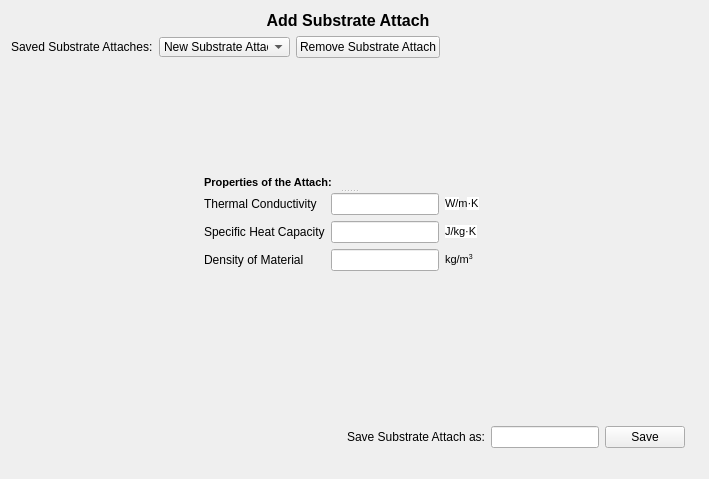
  <widget class="QWizardPage" name="wizardPage7">
   <layout class="QGridLayout" name="gridLayout_7">
    <item row="0" column="0">
     <layout class="QVBoxLayout" name="verticalLayout_7">
      <item>
       <widget class="QLabel" name="SubAttachHeader">
        <property name="text">
         <string>&lt;!DOCTYPE HTML PUBLIC &quot;-//W3C//DTD HTML 4.0//EN&quot; &quot;http://www.w3.org/TR/REC-html40/strict.dtd&quot;&gt;
&lt;html&gt;&lt;head&gt;&lt;meta name=&quot;qrichtext&quot; content=&quot;1&quot; /&gt;&lt;style type=&quot;text/css&quot;&gt;
p, li { white-space: pre-wrap; }
&lt;/style&gt;&lt;/head&gt;&lt;body style=&quot; font-family:'MS Shell Dlg 2'; font-size:8.25pt; font-weight:400; font-style:normal;&quot;&gt;
&lt;p align=&quot;center&quot; style=&quot; margin-top:0px; margin-bottom:0px; margin-left:0px; margin-right:0px; -qt-block-indent:0; text-indent:0px;&quot;&gt;&lt;span style=&quot; font-size:12pt; font-weight:600;&quot;&gt;Add Substrate Attach&lt;/span&gt;&lt;/p&gt;&lt;/body&gt;&lt;/html&gt;</string>
        </property>
       </widget>
      </item>
      <item>
       <layout class="QHBoxLayout" name="horizontalLayout_7">
        <item>
         <widget class="QLabel" name="SubAttachListLabel">
          <property name="text">
           <string>Saved Substrate Attaches:</string>
          </property>
         </widget>
        </item>
        <item>
         <widget class="QComboBox" name="SubAttachList">
          <property name="sizePolicy">
           <sizepolicy hsizetype="Fixed" vsizetype="Fixed">
            <horstretch>0</horstretch>
            <verstretch>0</verstretch>
           </sizepolicy>
          </property>
          <property name="minimumSize">
           <size>
            <width>131</width>
            <height>20</height>
           </size>
          </property>
          <property name="maximumSize">
           <size>
            <width>131</width>
            <height>20</height>
           </size>
          </property>
          <item>
           <property name="text">
            <string>New Substrate Attach</string>
           </property>
          </item>
         </widget>
        </item>
        <item>
         <widget class="QPushButton" name="RemoveSubAttach">
          <property name="sizePolicy">
           <sizepolicy hsizetype="Fixed" vsizetype="Fixed">
            <horstretch>0</horstretch>
            <verstretch>0</verstretch>
           </sizepolicy>
          </property>
          <property name="text">
           <string>Remove Substrate Attach</string>
          </property>
         </widget>
        </item>
        <item>
         <spacer name="horizontalSpacer_71111">
          <property name="orientation">
           <enum>Qt::Horizontal</enum>
          </property>
          <property name="sizeHint" stdset="0">
           <size>
            <width>98</width>
            <height>20</height>
           </size>
          </property>
         </spacer>
        </item>
       </layout>
      </item>
     </layout>
    </item>
    <item row="1" column="0">
     <spacer name="verticalSpacer_2">
      <property name="orientation">
       <enum>Qt::Vertical</enum>
      </property>
      <property name="sizeHint" stdset="0">
       <size>
        <width>20</width>
        <height>112</height>
       </size>
      </property>
     </spacer>
    </item>
    <item row="2" column="0">
     <layout class="QHBoxLayout" name="horizontalLayout_25">
      <item>
       <spacer name="horizontalSpacer_714">
        <property name="orientation">
         <enum>Qt::Horizontal</enum>
        </property>
        <property name="sizeHint" stdset="0">
         <size>
          <width>193</width>
          <height>20</height>
         </size>
        </property>
       </spacer>
      </item>
      <item>
       <layout class="QVBoxLayout" name="verticalLayout_712">
        <item>
         <layout class="QVBoxLayout" name="verticalLayout_7121">
          <item>
           <widget class="QSplitter" name="splitter_71211">
            <property name="orientation">
             <enum>Qt::Vertical</enum>
            </property>
            <widget class="QLabel" name="SubAttachPropLabel">
             <property name="text">
              <string>&lt;!DOCTYPE HTML PUBLIC &quot;-//W3C//DTD HTML 4.0//EN&quot; &quot;http://www.w3.org/TR/REC-html40/strict.dtd&quot;&gt;
&lt;html&gt;&lt;head&gt;&lt;meta name=&quot;qrichtext&quot; content=&quot;1&quot; /&gt;&lt;style type=&quot;text/css&quot;&gt;
p, li { white-space: pre-wrap; }
&lt;/style&gt;&lt;/head&gt;&lt;body style=&quot; font-family:'MS Shell Dlg 2'; font-size:8.25pt; font-weight:400; font-style:normal;&quot;&gt;
&lt;p style=&quot; margin-top:0px; margin-bottom:0px; margin-left:0px; margin-right:0px; -qt-block-indent:0; text-indent:0px;&quot;&gt;&lt;span style=&quot; font-size:8pt; font-weight:600;&quot;&gt;Properties of the Attach:&lt;/span&gt;&lt;/p&gt;&lt;/body&gt;&lt;/html&gt;</string>
             </property>
            </widget>
            <widget class="QWidget" name="layoutWidget">
             <layout class="QGridLayout" name="gridLayout_712111">
              <item row="0" column="0">
               <widget class="QLabel" name="SubAttachThermalCondLabel">
                <property name="text">
                 <string>Thermal Conductivity</string>
                </property>
               </widget>
              </item>
              <item row="0" column="1">
               <widget class="QLineEdit" name="SubAttachThermalCondInput"/>
              </item>
              <item row="0" column="2">
               <widget class="QLabel" name="label_712112">
                <property name="text">
                 <string>&lt;!DOCTYPE HTML PUBLIC &quot;-//W3C//DTD HTML 4.0//EN&quot; &quot;http://www.w3.org/TR/REC-html40/strict.dtd&quot;&gt;
&lt;html&gt;&lt;head&gt;&lt;meta name=&quot;qrichtext&quot; content=&quot;1&quot; /&gt;&lt;style type=&quot;text/css&quot;&gt;
p, li { white-space: pre-wrap; }
&lt;/style&gt;&lt;/head&gt;&lt;body style=&quot; font-family:'MS Shell Dlg 2'; font-size:8.25pt; font-weight:400; font-style:normal;&quot;&gt;
&lt;p style=&quot; margin-top:0px; margin-bottom:0px; margin-left:0px; margin-right:0px; -qt-block-indent:0; text-indent:0px;&quot;&gt;&lt;span style=&quot; font-family:'Arial,sans-serif'; font-size:8pt; background-color:#ffffff;&quot;&gt;W/&lt;/span&gt;&lt;span style=&quot; font-size:8pt;&quot;&gt;m&lt;/span&gt;&lt;span style=&quot; font-family:'Arial,sans-serif'; font-size:8pt; color:#000000; background-color:#ffffff;&quot;&gt;·&lt;/span&gt;&lt;span style=&quot; font-family:'Arial,sans-serif'; font-size:8pt; background-color:#ffffff;&quot;&gt;K&lt;/span&gt;&lt;/p&gt;&lt;/body&gt;&lt;/html&gt;</string>
                </property>
               </widget>
              </item>
              <item row="1" column="0">
               <widget class="QLabel" name="SubAttachSpHeatCapLabel">
                <property name="text">
                 <string>Specific Heat Capacity</string>
                </property>
               </widget>
              </item>
              <item row="1" column="1">
               <widget class="QLineEdit" name="SubAttachSpHeatCapInput"/>
              </item>
              <item row="1" column="2">
               <widget class="QLabel" name="label_712113">
                <property name="text">
                 <string>&lt;!DOCTYPE HTML PUBLIC &quot;-//W3C//DTD HTML 4.0//EN&quot; &quot;http://www.w3.org/TR/REC-html40/strict.dtd&quot;&gt;
&lt;html&gt;&lt;head&gt;&lt;meta name=&quot;qrichtext&quot; content=&quot;1&quot; /&gt;&lt;style type=&quot;text/css&quot;&gt;
p, li { white-space: pre-wrap; }
&lt;/style&gt;&lt;/head&gt;&lt;body style=&quot; font-family:'MS Shell Dlg 2'; font-size:8.25pt; font-weight:400; font-style:normal;&quot;&gt;
&lt;p style=&quot; margin-top:0px; margin-bottom:0px; margin-left:0px; margin-right:0px; -qt-block-indent:0; text-indent:0px;&quot;&gt;&lt;span style=&quot; font-family:'sans-serif'; font-size:8pt; color:#000000; background-color:#ffffff;&quot;&gt;J/kg·K&lt;/span&gt;&lt;/p&gt;&lt;/body&gt;&lt;/html&gt;</string>
                </property>
               </widget>
              </item>
              <item row="5" column="0">
               <widget class="QLabel" name="SubAttachDensityLabel">
                <property name="text">
                 <string>Density of Material</string>
                </property>
               </widget>
              </item>
              <item row="5" column="1">
               <widget class="QLineEdit" name="SubAttachDensityInput"/>
              </item>
              <item row="5" column="2">
               <widget class="QLabel" name="label_712114">
                <property name="text">
                 <string>&lt;!DOCTYPE HTML PUBLIC &quot;-//W3C//DTD HTML 4.0//EN&quot; &quot;http://www.w3.org/TR/REC-html40/strict.dtd&quot;&gt;
&lt;html&gt;&lt;head&gt;&lt;meta name=&quot;qrichtext&quot; content=&quot;1&quot; /&gt;&lt;style type=&quot;text/css&quot;&gt;
p, li { white-space: pre-wrap; }
&lt;/style&gt;&lt;/head&gt;&lt;body style=&quot; font-family:'MS Shell Dlg 2'; font-size:8.25pt; font-weight:400; font-style:normal;&quot;&gt;
&lt;p style=&quot; margin-top:0px; margin-bottom:0px; margin-left:0px; margin-right:0px; -qt-block-indent:0; text-indent:0px;&quot;&gt;&lt;span style=&quot; font-size:8pt;&quot;&gt;kg/m&lt;/span&gt;&lt;span style=&quot; font-size:8pt; vertical-align:super;&quot;&gt;3&lt;/span&gt;&lt;/p&gt;&lt;/body&gt;&lt;/html&gt;</string>
                </property>
               </widget>
              </item>
              <item row="0" column="3">
               <widget class="QLabel" name="ErrSubAttachThermalCondLabel">
                <property name="text">
                 <string/>
                </property>
               </widget>
              </item>
              <item row="1" column="3">
               <widget class="QLabel" name="ErrSubAttachSpHeatLabel">
                <property name="text">
                 <string/>
                </property>
               </widget>
              </item>
              <item row="5" column="3">
               <widget class="QLabel" name="ErrSubAttachDensityLabel">
                <property name="text">
                 <string/>
                </property>
               </widget>
              </item>
             </layout>
            </widget>
           </widget>
          </item>
          <item>
           <spacer name="verticalSpacer_71212">
            <property name="orientation">
             <enum>Qt::Vertical</enum>
            </property>
            <property name="sizeHint" stdset="0">
             <size>
              <width>20</width>
              <height>18</height>
             </size>
            </property>
           </spacer>
          </item>
         </layout>
        </item>
        <item>
         <widget class="QLabel" name="SubAttachImage">
          <property name="text">
           <string>&lt;!DOCTYPE HTML PUBLIC &quot;-//W3C//DTD HTML 4.0//EN&quot; &quot;http://www.w3.org/TR/REC-html40/strict.dtd&quot;&gt;
&lt;html&gt;&lt;head&gt;&lt;meta name=&quot;qrichtext&quot; content=&quot;1&quot; /&gt;&lt;style type=&quot;text/css&quot;&gt;
p, li { white-space: pre-wrap; }
&lt;/style&gt;&lt;/head&gt;&lt;body style=&quot; font-family:'MS Shell Dlg 2'; font-size:8.25pt; font-weight:400; font-style:normal;&quot;&gt;
&lt;p style=&quot; margin-top:0px; margin-bottom:0px; margin-left:0px; margin-right:0px; -qt-block-indent:0; text-indent:0px;&quot;&gt;&lt;img src=&quot;:/images/images/substrate_attach.png&quot; /&gt;&lt;/p&gt;&lt;/body&gt;&lt;/html&gt;</string>
          </property>
         </widget>
        </item>
       </layout>
      </item>
      <item>
       <spacer name="horizontalSpacer_715">
        <property name="orientation">
         <enum>Qt::Horizontal</enum>
        </property>
        <property name="sizeHint" stdset="0">
         <size>
          <width>192</width>
          <height>20</height>
         </size>
        </property>
       </spacer>
      </item>
     </layout>
    </item>
    <item row="3" column="0">
     <spacer name="verticalSpacer">
      <property name="orientation">
       <enum>Qt::Vertical</enum>
      </property>
      <property name="sizeHint" stdset="0">
       <size>
        <width>20</width>
        <height>112</height>
       </size>
      </property>
     </spacer>
    </item>
    <item row="4" column="0">
     <layout class="QHBoxLayout" name="horizontalLayout_26">
      <item>
       <spacer name="horizontalSpacer_7132">
        <property name="orientation">
         <enum>Qt::Horizontal</enum>
        </property>
        <property name="sizeHint" stdset="0">
         <size>
          <width>208</width>
          <height>17</height>
         </size>
        </property>
       </spacer>
      </item>
      <item>
       <widget class="QLabel" name="SaveSubAttachLabel">
        <property name="sizePolicy">
         <sizepolicy hsizetype="Fixed" vsizetype="Fixed">
          <horstretch>0</horstretch>
          <verstretch>0</verstretch>
         </sizepolicy>
        </property>
        <property name="text">
         <string>Save Substrate Attach as:</string>
        </property>
       </widget>
      </item>
      <item>
       <widget class="QLineEdit" name="SubAttachNameInput">
        <property name="sizePolicy">
         <sizepolicy hsizetype="Fixed" vsizetype="Fixed">
          <horstretch>0</horstretch>
          <verstretch>0</verstretch>
         </sizepolicy>
        </property>
       </widget>
      </item>
      <item>
       <widget class="QPushButton" name="SaveSubAttach">
        <property name="sizePolicy">
         <sizepolicy hsizetype="Fixed" vsizetype="Fixed">
          <horstretch>0</horstretch>
          <verstretch>0</verstretch>
         </sizepolicy>
        </property>
        <property name="text">
         <string>Save</string>
        </property>
       </widget>
      </item>
     </layout>
    </item>
    <item row="5" column="1">
     <widget class="QLabel" name="ErrSubAttachNameLabel">
      <property name="text">
       <string/>
      </property>
     </widget>
    </item>
   </layout>
  </widget>
